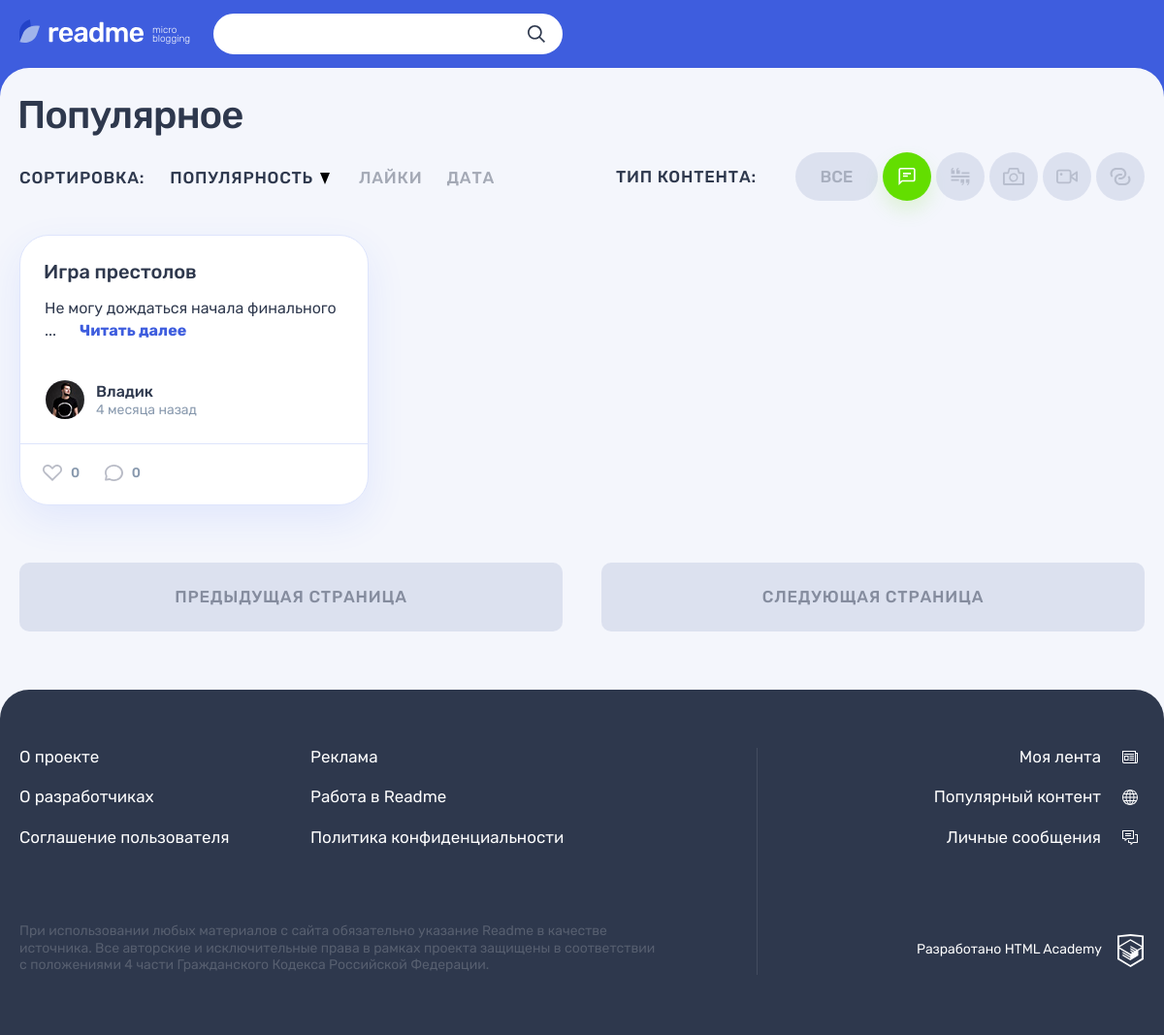
/popular.php?type_id=1&sort_type=popular&sort_direction=desc&page=1 (signed in), run on the app's committed database.
### tables this page shows
CREATE TABLE `types`
(
    `id`         INT UNSIGNED                       NOT NULL AUTO_INCREMENT PRIMARY KEY,
    `title`      VARCHAR(255)                       NOT NULL,
    `icon_url`   VARCHAR(2048)                      NOT NULL,
    `created_at` DATETIME DEFAULT CURRENT_TIMESTAMP NOT NULL,
    `updated_at` DATETIME DEFAULT CURRENT_TIMESTAMP ON UPDATE CURRENT_TIMESTAMP
);

CREATE TABLE `posts`
(
    `id`               INT UNSIGNED                           NOT NULL AUTO_INCREMENT PRIMARY KEY,
    `created_at`       DATETIME     DEFAULT CURRENT_TIMESTAMP NOT NULL,
    `updated_at`       DATETIME     DEFAULT CURRENT_TIMESTAMP ON UPDATE CURRENT_TIMESTAMP,
    `title`            VARCHAR(255)                           NOT NULL,
    `content`          TEXT                                   NULL,
    `author_quote`     VARCHAR(255)                           NULL,  
    `image_url`        VARCHAR(2048)                          NULL,
    `video_url`        VARCHAR(2048)                          NULL,
    `website_url`      VARCHAR(2048)                          NULL,
    `views_count`      INT UNSIGNED DEFAULT 0,                       
    `repost_flag`      BOOL         DEFAULT FALSE,                   
    `original_post_id` INT UNSIGNED,                                 
    `user_id`          INT UNSIGNED                           NOT NULL,
    `type_id`          INT UNSIGNED                           NOT NULL,
    FOREIGN KEY (user_id) REFERENCES users (id),
    FOREIGN KEY (type_id) REFERENCES types (id)
);

CREATE TABLE `users`
(
    `id`         INT UNSIGNED                       NOT NULL AUTO_INCREMENT PRIMARY KEY,
    `email`      VARCHAR(255)                       NOT NULL,
    `login`      VARCHAR(255)                       NOT NULL,
    `password`   VARCHAR(255)                       NOT NULL,
    `avatar_url` VARCHAR(2048)                      NOT NULL,
    `created_at` DATETIME DEFAULT CURRENT_TIMESTAMP NOT NULL,
    `updated_at` DATETIME DEFAULT CURRENT_TIMESTAMP ON UPDATE CURRENT_TIMESTAMP
);

### sql-connect.php (called while the page is built, shortened)
<?php
function getContentTypes($connect)
{
    $sqlCategory = "SELECT id, title, icon_url FROM types";
    $resultCategory = mysqli_query($connect, $sqlCategory);
    return mysqli_fetch_all($resultCategory, MYSQLI_ASSOC);
}
function getListPosts($connect, $typeId, $sortType, $sortDirection, $offset)
{
    $order = "";
    switch ($sortType) {
        case 'popular':
            $order = " posts.views_count $sortDirection ";
            break;
    }
    $limit = "LIMIT " . QUANTITY_POPULAR_POSTS . " OFFSET $offset";
    $sqlPosts = "SELECT
        posts.id,
        posts.title,
        types.id AS 'type_id',
        types.title AS 'type_title',
        posts.content,
        posts.author_quote,
        posts.image_url,
        posts.video_url,
        posts.website_url,
        posts.created_at,
        users.id AS 'user_id',
        users.login AS 'user_login',
        users.avatar_url AS 'user_avatar_url',
        posts.views_count,
        (SELECT COUNT(likes.user_id) FROM likes WHERE likes.post_id = posts.id) AS 'count_post_likes',
        (SELECT COUNT(comments.id) FROM comments WHERE comments.post_id=posts.id) AS 'count_post_comments'
FROM posts
          INNER JOIN users ON posts.user_id = users.id
          INNER JOIN types ON posts.type_id = types.id
WHERE $typeId > 0 AND types.id = $typeId OR $typeId = 0 AND types.id >= $typeId
ORDER BY " . $order . $limit;
    $resultPosts = mysqli_query($connect, $sqlPosts);
    return mysqli_fetch_all($resultPosts, MYSQLI_ASSOC);
}
function getCountPosts($connect, $typeId, $sortType, $sortDirection)
{
    $sqlPosts = "SELECT posts.id FROM posts
          INNER JOIN types ON posts.type_id = types.id
WHERE $typeId > 0 AND types.id = $typeId OR $typeId = 0 AND types.id >= $typeId";
    $resultPosts = mysqli_query($connect, $sqlPosts);
    return mysqli_affected_rows($connect);
}

### functions/validate-functions.php (called while the page is built, shortened)
<?php
function htmlValidate($text)
{
    return htmlspecialchars($text, ENT_QUOTES | ENT_SUBSTITUTE, 'UTF-8');
}

### templates/popular-page.php (the view, shortened to what this page needs)
<section class="page__main page__main--popular">
    <div class="container">
        <h1 class="page__title page__title--popular">Популярное</h1>
    </div>
    <div class="popular container">
        <div class="popular__filters-wrapper">
            <div class="popular__sorting sorting">
                <b class="popular__sorting-caption sorting__caption">Сортировка:</b>
                <ul class="popular__sorting-list sorting__list">
                    <li class="sorting__item sorting__item--popular">
                        <a class="sorting__link<?= popularAddClass($pageParams, 'popular'); ?>"
                           href="/popular.php?<?= getModPageQuery($pageParams, ["sort_type" => "popular"], true); ?>">
                            <span>Популярность</span>
                            <svg class="sorting__icon" width="10" height="12">
                                <use xlink:href="#icon-sort"></use>
                            </svg>
                        </a>
                    </li>
                    <li class="sorting__item">
                        <a class="sorting__link<?= popularAddClass($pageParams, 'like'); ?>"
                           href="/popular.php?<?= getModPageQuery($pageParams, ["sort_type" => "like"], true); ?>">
                            <span>Лайки</span>
                        </a>
                    </li>
                    <li class="sorting__item">
                        <a class="sorting__link<?= popularAddClass($pageParams, 'date'); ?>"
                           href="/popular.php?<?= getModPageQuery($pageParams, ["sort_type" => "date"], true); ?>">
                            <span>Дата</span>
                        </a>
                    </li>
                </ul>
            </div>
            <div class="popular__filters filters">
                <b class="popular__filters-caption filters__caption">Тип контента:</b>
                <ul class="popular__filters-list filters__list">
                    <li class="popular__filters-item popular__filters-item--all filters__item filters__item--all">
                        <a class="filters__button filters__button--ellipse filters__button--all
                        <?= $pageParams["type_id"] == 0 ? "filters__button--active" : "" ?>"
                           href="/popular.php">
                            <span>Все</span>
                        </a>
                    </li>
                    <?php foreach ($types as $type): ?>
                        <li class="popular__filters-item filters__item">
                            <a class="filters__button filters__button--<?= $type['title'] ?> button
                            <?= (isset($type['id']) && $pageParams["type_id"] == $type['id']) ? "filters__button--active" : "" ?>"
                               href="/popular.php?<?= getModPageQuery(
                                   $pageParams,
                                   [
                                       "type_id" => $type["id"],
                                       "sort_type" => "popular"
                                   ]
                               ); ?>">
                                <svg class="filters__icon" width="22" height="18">
                                    <use xlink:href="#<?= $type['icon_url'] ?>"></use>
                                </svg>
                            </a>
                        </li>
                    <?php endforeach; ?>
                </ul>
            </div>
        </div>
        <div class="popular__posts">
            <?php foreach ($posts as $post): ?>
                <article class="popular__post post post-<?= $post['type_title'] ?>">
                    <header class="post__header">
                        <h2>
                            <a href="/post.php?id=<?= $post['id'] ?>">
                                <?= htmlValidate($post['title']) ?>
                            </a>
                        </h2>
                    </header>
                    <div class="post__main">
                        <?= includeTemplate("forms-posts/" . $post['type_title'] . "-post.php", ['post' => $post]); ?>
                    </div>
                    <footer class="post__footer">
                        <div class="post__author">
                            <a class="post__author-link" href="/profile.php?id=<?= $post['user_id'] ?>" title="Автор">
                                <div class="post__avatar-wrapper">
                                    <img class="post__author-avatar"
                                         src="img/<?= htmlValidate($post['user_avatar_url']) ?>"
                                         alt="Аватар пользователя">
                                </div>
                                <div class="post__info">
                                    <b class="post__author-name"><?= strip_tags(
                                            $post['user_login']
                                        ) ?></b>
                                    <time class="post__time" <?= htmlTime($post['created_at']) ?>>
                                        <?= publicationLife($post['created_at']) ?>
                                    </time>
                                </div>
                            </a>
                        </div>
                        <div class="post__indicators">
                            <div class="post__buttons">
                                <a class="post__indicator post__indicator--likes button" href="#" title="Лайк">
                                    <svg class="post__indicator-icon" width="20" height="17">
                                        <use xlink:href="#icon-heart"></use>
                                    </svg>
                                    <span><?= $post['count_post_likes'] ?></span>
                                </a>
                                <a class="post__indicator post__indicator--comments button"
                                   href="/post.php?id=<?= $post['id'] ?>"
                                   title="Комментарии">
                                    <svg class="post__indicator-icon" width="19" height="17">
                                        <use xlink:href="#icon-comment"></use>
                                    </svg>
                                    <span><?= $post['count_post_comments'] ?></span>
                                </a>
                            </div>
                        </div>
                    </footer>
                </article>
            <?php endforeach ?>
        </div>
        <div class="popular__page-links">
            <? if ($pageParams['page'] - 1 <= 0): ?>
                <span class="popular__page-link popular__page-link--prev button--gray">Предыдущая страница</span>
            <? else: ?>
                <a class="popular__page-link popular__page-link--prev button button--gray"
                   href="/popular.php?<?= getModPageQuery($pageParams, ["page" => $pageParams['page'] - 1],false,true); ?>">
                    Предыдущая страница</a>
            <? endif; ?>
            <? if ($pageParams['page'] + 1 > ($countPosts / QUANTITY_POPULAR_POSTS)): ?>
                <span class="popular__page-link popular__page-link--prev button--gray">Следующая страница</span>
            <? else: ?>
                <a class="popular__page-link popular__page-link--next button button--gray"
                   href="/popular.php?<?= getModPageQuery($pageParams, ["page" => $pageParams['page'] + 1],false,true); ?>">
                    Следующая страница</a>
            <? endif; ?>
        </div>
    </div>
</section>

### functions/functions.php (shortened to what this page needs)
<?php
function cropText($text, $count, $postId)
{
    $i = 0;
    $line = "";
    if (strlen($text) > $count) {
        $pieces = explode(" ", $text);
        foreach ($pieces as $piece) {
            $long = strlen($piece);
            $i = $i + $long + 1;
            if ($i < $count) {
                $line .= "$piece ";
            } else {
                return htmlValidate(
                        $line
                    ) . "...<a class='post-text__more-link' href='/post.php?id=" . $postId . "'>Читать далее</a>";
            }
        }
    } else {
        return $text;
    }
}
function includeTemplate($name, array $data = [])
{
    $name = 'templates/' . $name;
    extract($data);
    require $name;
    $result = ob_get_clean();
    return $result;
}
function getNounPluralForm(int $number, string $one, string $two, string $many)
{
    $mod10 = $number % 10;
    switch (true) {
        case ($mod10 >= 2 && $mod10 <= 4):
            return $two;
    }
}
function publicationLife($publishTime)
{
    $differentTime = time() - strtotime($publishTime);
    switch (true) {
        case ($differentTime >= 2419200):
            $differentTime = floor($differentTime / 2419200);
            return "{$differentTime} " .
                getNounPluralForm(
                    $differentTime,
                    'месяц',
                    'месяца',
                    'месяцев'
                ) . " назад";
    }
}
function popularAddClass($pageParams, $sortType)
{
    $popularAddClass = '';
    if (!empty($pageParams['sort_type']) && $pageParams['sort_type'] == $sortType) {
        $popularAddClass .= " sorting__link--active";
    }
    return $popularAddClass;
}
function getPageDefaultParams()
{
    return [
        "type_id" => [0, 1, 2, 3, 4, 5],
        "sort_type" => ["popular", "like", "date"],
        "sort_direction" => ["asc", "desc"]
    ];
}
function popularParams()
{
    $avail_params = getPageDefaultParams();
    $page_params = ["type_id" => 0, "sort_type" => "popular", "sort_direction" => "desc", "page" => 1];
    if (!empty($_GET["type_id"])) {
        $type_id = filter_input(INPUT_GET, "type_id", FILTER_SANITIZE_NUMBER_INT);
        if (in_array($type_id, $avail_params["type_id"])) {
            $page_params["type_id"] = $type_id;
        }
    }
    if (!empty($_GET["sort_type"])) {
        $sort_type = filter_input(INPUT_GET, "sort_type", FILTER_SANITIZE_STRING);
        if (in_array($sort_type, $avail_params["sort_type"])) {
            $page_params["sort_type"] = $sort_type;
        }
    }
    if (!empty($_GET["sort_direction"])) {
        $sort_direction = filter_input(INPUT_GET, "sort_direction", FILTER_SANITIZE_STRING);
        if (in_array($sort_direction, $avail_params["sort_direction"])) {
            $page_params["sort_direction"] = $sort_direction;
        }
    }
    if (!empty($_GET["page"])) {
        $page = filter_input(INPUT_GET, "page", FILTER_SANITIZE_NUMBER_INT);
        $page_params["page"] = $page;
    }
    return $page_params;
}
function modPageParams($pageParams = [], array $modParams = [], $reverseSort = false, $changePage = false)
{
    if (!empty($modParams["sort_type"]) && $pageParams["sort_type"] != $modParams["sort_type"]) {
        $reverseSort = false;
        $pageParams["sort_direction"] = "desc";
    }
    if ($reverseSort) {
        $pageParams['sort_direction'] = ($pageParams['sort_direction'] == 'asc') ? 'desc' : 'asc';
    }
    if ($changePage == false){
        $pageParams['page'] = 1;
    }
    foreach ($modParams as $mod => $value) {
        $pageParams[$mod] = $value;
    }
    return $pageParams;
}
function getModPageQuery($pageParams = [], array $modParams = [], $reverseSort = false, $changePage = false)
{
    $params = modPageParams($pageParams, $modParams, $reverseSort, $changePage);
    return http_build_query($params);
}
function htmlTime($publishTime):string
{
    return 'datetime="' . $publishTime . '" title="' . date('d.m.Y H:i', strtotime($publishTime)) . '"';
}

### data on the page
posts: title "Игра престолов", user.avatar_url (picture), user.login "Владик", created_at "4 месяца назад", count_post_likes "0", count_post_comments "0"
